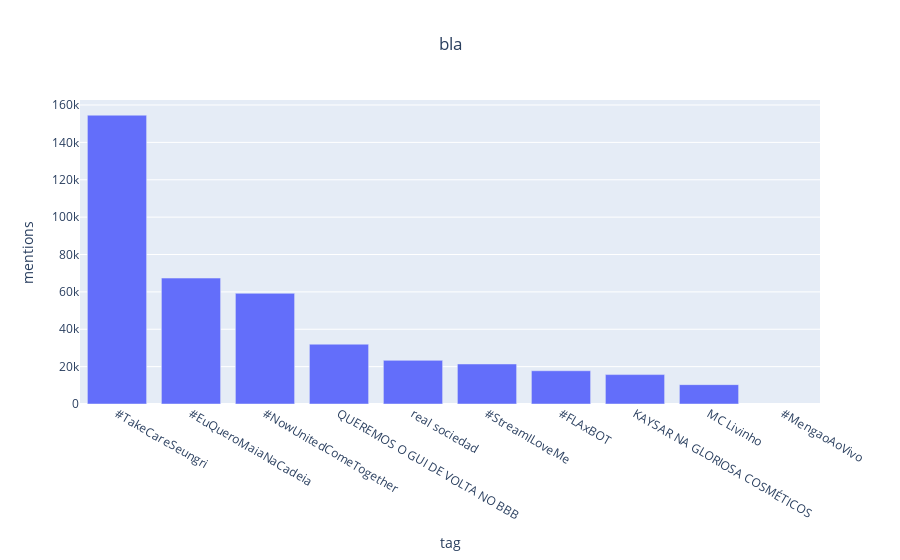

Here is the notebook cell this chart was saved with:
### Code cell
br_trend = pd.DataFrame(br_trends_set, columns=['tag', 'mentions', 'url']).sort_values('mentions',ascending=False)[:10]

fig = px.bar(br_trend, x='tag', y='mentions', title='bla')
fig.update_layout(autosize=True, title_x=.5)

### Figure 1 — Plotly figure (JSON) as saved in the notebook; plotly's stock layout.template omitted (floating-point values rounded to 4 significant figures)
{"data": [{"alignmentgroup": "True", "hoverlabel": {"namelength": 0}, "hovertemplate": "tag=%{x}<br>mentions=%{y}", "legendgroup": "", "marker": {"color": "#636efa"}, "name": "", "offsetgroup": "", "orientation": "v", "showlegend": false, "textposition": "auto", "type": "bar", "x": ["#TakeCareSeungri", "#EuQueroMaiaNaCadeia", "#NowUnitedComeTogether", "QUEREMOS O GUI DE VOLTA NO BBB", "real sociedad", "#StreamILoveMe", "#FLAxBOT", "KAYSAR NA GLORIOSA COSMÉTICOS", "MC Livinho", "#MengaoAoVivo"], "xaxis": "x", "y": [154548, 67391, 59224, 32001, 23346, 21411, 17790, 15745, 10361, null], "yaxis": "y"}], "layout": {"autosize": true, "barmode": "relative", "legend": {"tracegroupgap": 0}, "title": {"text": "bla", "x": 0.5}, "xaxis": {"anchor": "y", "domain": [0, 1], "title": {"text": "tag"}}, "yaxis": {"anchor": "x", "domain": [0, 1], "title": {"text": "mentions"}}}}
